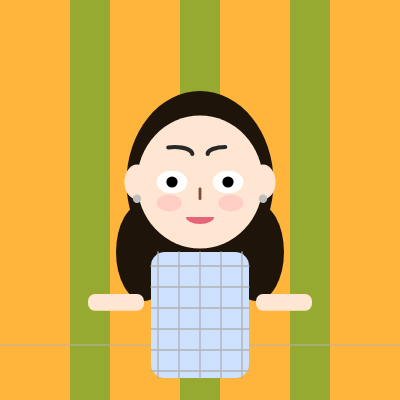
Frame 1 (no input)
Frame 2 (the mouse pressed at the canvas centre, redrawn once): identical to frame 1, image omitted

The p5.js sketch that drew this single still picture (run headless with seeded random() and noise() and a simulated clock; the mouse was pressed at the canvas centre and the sketch redrawn once):

// p5.js sketch
// ── sketch.js
function setup() {
  createCanvas(400, 400);
  frameRate(30);
  noLoop();  // 정적 이미지: draw() 한 번만 실행
}

function draw() {
  background(255, 180, 60);

  // 배경 기둥
  noStroke();
  fill(150, 170, 50);
  rect(70, 0, 40, height);
  rect(180, 0, 40, height);
  rect(290, 0, 40, height);

  // 바닥선
  stroke(180);
  line(0, 345, width, 345);

  // 캐릭터 기본 위치
  let x = 200;
  let y = 280;

  push();
  translate(x, y);
  scale(1.4);

  // 머리카락/얼굴 외곽
  noStroke();
  fill(30, 20, 10);
  rect(-50, -115, 100, 140, 50);
  ellipse(0, -70, 105, 130);
  ellipse(-40, -20, 40, 70);
  ellipse(40, -20, 40, 70);

  // 얼굴 피부
  fill(255, 230, 210);
  ellipse(0, -70, 90, 95);

  // 귀
  fill(255, 230, 210);
  ellipse(-45, -70, 18, 25);
  ellipse(45, -70, 18, 25);

  // 귀 그림자
  fill(190);
  ellipse(-45, -58, 6, 6);
  ellipse(45, -58, 6, 6);

  // 볼터치
  noStroke();
  fill(255, 180, 180, 120);
  ellipse(-22, -55, 18, 12);
  ellipse(22, -55, 18, 12);

  // 눈썹
  stroke(40);
  strokeWeight(3);
  noFill();
  arc(-18, -90, 25, 10, PI + QUARTER_PI, TWO_PI);
  arc(18, -90, 25, 10, PI, PI + HALF_PI);

  // 눈 (정적: 깜박임 없음)
  noStroke();
  fill(255);
  ellipse(-20, -70, 22, 16);
  ellipse(20, -70, 22, 16);

  // 눈동자
  fill(0);
  ellipse(-20, -70, 8, 8);
  ellipse(20, -70, 8, 8);

  // 코
  stroke(120, 80, 60);
  strokeWeight(2);
  line(0, -65, 0, -58);

  // 입
  noStroke();
  fill(230, 100, 120);
  arc(0, -45, 20, 10, 0, PI);

  // 옷
  drawClothes(0, 0);

  // 오른팔 (정적: waving 없음)
  push();
  translate(40, 10);
  rotate(radians(0));
  fill(255, 230, 210);
  rect(0, 0, 40, 12, 5);
  pop();

  // 왼팔
  push();
  translate(-40, 10);
  fill(255, 230, 210);
  rect(-40, 0, 40, 12, 5);
  pop();

  pop(); // 캐릭터 끝
}

function drawClothes(cx, cy) {
  fill(205, 225, 255);
  rect(cx - 35, cy - 20, 70, 90, 10);

  stroke(180);
  strokeWeight(1);
  for (let i = cx - 30; i < cx + 40; i += 15) {
    line(i, cy - 20, i, cy + 70);
  }
  for (let j = cy - 10; j < cy + 70; j += 15) {
    line(cx - 35, j, cx + 35, j);
  }
  noStroke();
}
